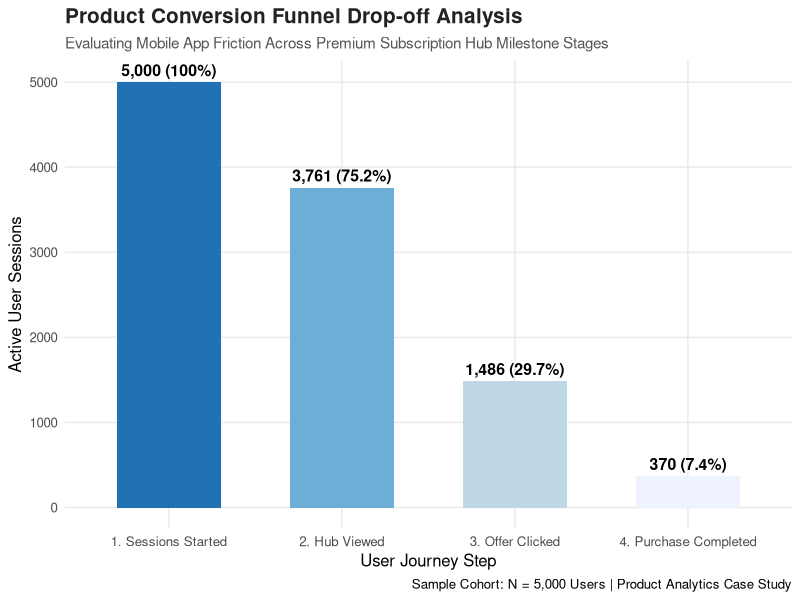
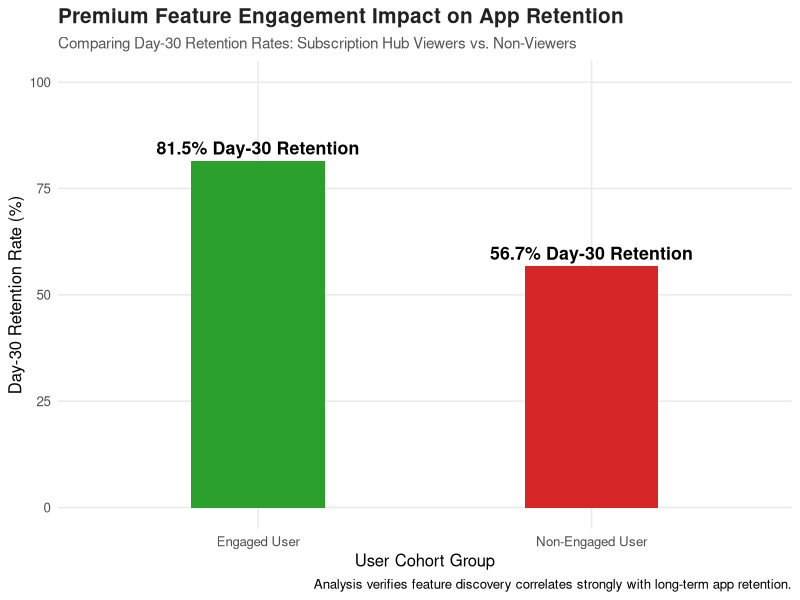
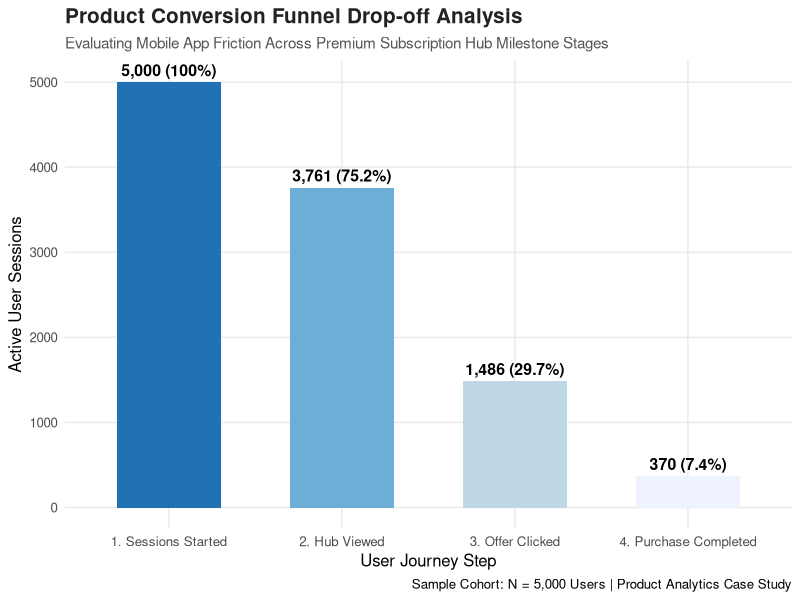
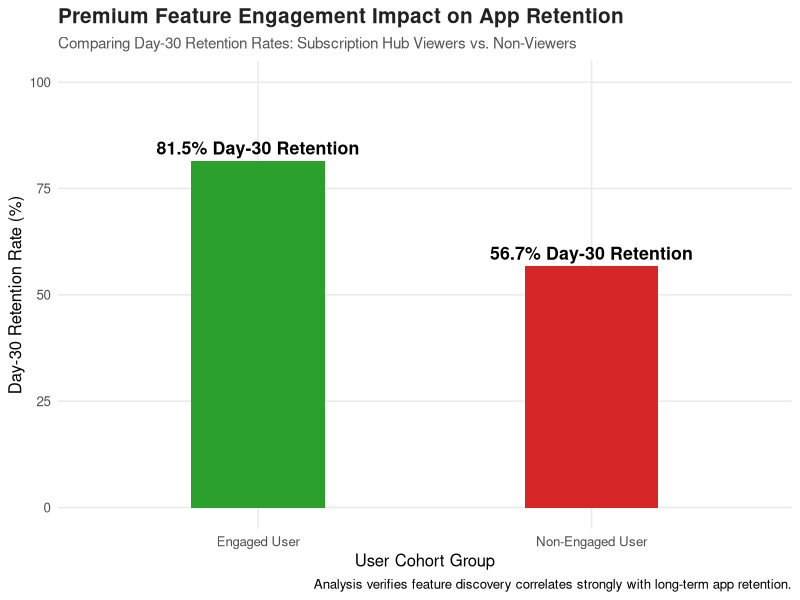

Write R code to recreate these figures, in order.
# Mobile App Feature Engagement & Retention Analysis
# Product Analytics Case Study: Premium Subscription Hub Launch

# Load necessary packages
library(tidyverse)
library(scales)

# ==========================================
# 1. DATA SIMULATION (Building Event Logs)
# ==========================================
set.seed(42) # Ensures reproducibility
n_users <- 5000

print("Generating synthetic mobile app user engagement data...")

user_behavior_data <- tibble(
  User_ID = 10000 + 1:n_users,
  Device = sample(c("iOS", "Android"), n_users, replace = TRUE, prob = c(0.6, 0.4)),
  Acquisition_Channel = sample(c("Paid Ads", "Organic Search", "Referral"), n_users, replace = TRUE, prob = c(0.5, 0.3, 0.2)),
  
  # Tracking conversion funnel steps (1 = Yes, 0 = Dropped Off)
  Step1_Open_App = 1,
  Step2_View_Subscription_Hub = rbinom(n_users, 1, 0.75), # 75% transition rate
  Step3_Click_Subscription_Offer = rbinom(n_users, 1, 0.40), # 40% click rate
  Step4_Complete_Purchase = rbinom(n_users, 1, 0.25) # 25% final conversion rate
) %>%
  # Enforce logical funnel dependencies (can't complete a step if you dropped out earlier)
  mutate(
    Step3_Click_Subscription_Offer = if_else(Step2_View_Subscription_Hub == 0, 0, Step3_Click_Subscription_Offer),
    Step4_Complete_Purchase = if_else(Step3_Click_Subscription_Offer == 0, 0, Step4_Complete_Purchase),
    
    # Core Feature Engagement Grouping
    Engaged_With_Hub = if_else(Step2_View_Subscription_Hub == 1, "Engaged User", "Non-Engaged User"),
    
    # Simulate Retention (Users who engage with the product tend to stick around longer)
    Base_Retention_Prob = if_else(Engaged_With_Hub == "Engaged User", 0.82, 0.55),
    Day_30_Retained = rbinom(n_users, 1, Base_Retention_Prob)
  )

# ==========================================
# 2. PRODUCT METRICS PIPELINE (Aggregation)
# ==========================================

print("Calculating product funnel drop-off rates...")

# Calculate total users at each stage for our funnel visualization
funnel_summary <- user_behavior_data %>%
  summarise(
    `1. Sessions Started` = sum(Step1_Open_App),
    `2. Hub Viewed` = sum(Step2_View_Subscription_Hub),
    `3. Offer Clicked` = sum(Step3_Click_Subscription_Offer),
    `4. Purchase Completed` = sum(Step4_Complete_Purchase)
  ) %>%
  pivot_longer(cols = everything(), names_to = "Funnel_Stage", values_to = "User_Count") %>%
  mutate(Conversion_Rate = (User_Count / n_users) * 100)

print(funnel_summary)

# ==========================================
# 3. HIGH-IMPACT PRODUCT VISUALIZATIONS
# ==========================================

print("Generating funnel visualization graph...")

# Plot 1: User Conversion Funnel Drop-off Chart
ggplot(funnel_summary, aes(x = reorder(Funnel_Stage, -User_Count), y = User_Count, fill = Funnel_Stage)) +
  geom_bar(stat = "identity", width = 0.6, show.legend = FALSE) +
  geom_text(aes(label = paste0(comma(User_Count), " (", round(Conversion_Rate, 1), "%)")), 
            vjust = -0.5, fontface = "bold", size = 4) +
  scale_fill_brewer(palette = "Blues", direction = -1) +
  theme_minimal(base_size = 12) +
  labs(
    title = "Product Conversion Funnel Drop-off Analysis",
    subtitle = "Evaluating Mobile App Friction Across Premium Subscription Hub Milestone Stages",
    x = "User Journey Step",
    y = "Active User Sessions",
    caption = "Sample Cohort: N = 5,000 Users | Product Analytics Case Study"
  ) +
  theme(
    plot.title = element_text(face = "bold", size = 15, color = "#222222"),
    plot.subtitle = element_text(size = 11, color = "#555555"),
    panel.grid.minor = element_blank()
  )

ggsave("product_funnel_chart.png", width = 9, height = 5.5, dpi = 300)

# Plot 2: Retention Comparison Graph (Engaged vs Non-Engaged)
print("Generating feature retention impact chart...")

retention_summary <- user_behavior_data %>%
  group_by(Engaged_With_Hub) %>%
  summarise(
    Total_Users = n(),
    Retained_Users = sum(Day_30_Retained),
    Retention_Rate = (Retained_Users / Total_Users) * 100
  )

ggplot(retention_summary, aes(x = Engaged_With_Hub, y = Retention_Rate, fill = Engaged_With_Hub)) +
  geom_bar(stat = "identity", width = 0.4, show.legend = FALSE) +
  geom_text(aes(label = paste0(round(Retention_Rate, 1), "% Day-30 Retention")), 
            vjust = -0.5, fontface = "bold", size = 4.5) +
  scale_fill_manual(values = c("Engaged User" = "#2ca02c", "Non-Engaged User" = "#d62728")) +
  ylim(0, 100) +
  theme_minimal(base_size = 12) +
  labs(
    title = "Premium Feature Engagement Impact on App Retention",
    subtitle = "Comparing Day-30 Retention Rates: Subscription Hub Viewers vs. Non-Viewers",
    x = "User Cohort Group",
    y = "Day-30 Retention Rate (%)",
    caption = "Analysis verifies feature discovery correlates strongly with long-term app retention."
  ) +
  theme(
    plot.title = element_text(face = "bold", size = 15, color = "#222222"),
    plot.subtitle = element_text(size = 11, color = "#555555"),
    panel.grid.minor = element_blank()
  )

ggsave("feature_retention_impact.png", width = 9, height = 5.5, dpi = 300)
print("Analysis complete! Plots saved as 'product_funnel_chart.png' and 'feature_retention_impact.png'.")
